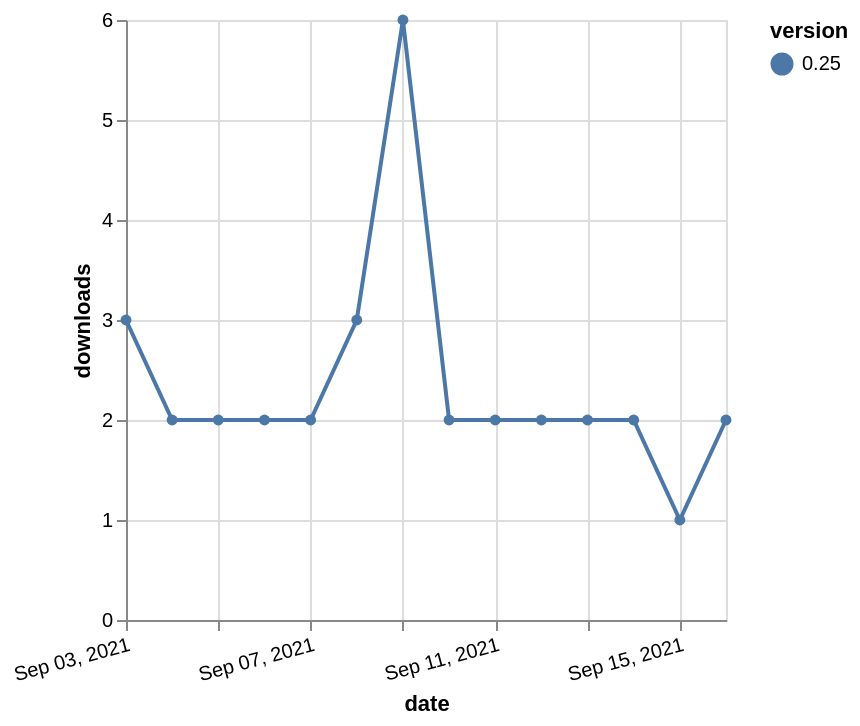

The Vega-Lite source for this figure:
### Vega-Lite specification from a JSON file in a GitHub repository (floating-point values rounded to 4 significant figures)
{"$schema": "https://vega.github.io/schema/vega-lite/v5.json", "description": "A simple bar chart with embedded data.", "data": {"values": [{"date": "2021-09-03", "total": 3612, "delta": 3, "version": "0.25"}, {"date": "2021-09-04", "total": 3614, "delta": 2, "version": "0.25"}, {"date": "2021-09-05", "total": 3616, "delta": 2, "version": "0.25"}, {"date": "2021-09-06", "total": 3618, "delta": 2, "version": "0.25"}, {"date": "2021-09-07", "total": 3620, "delta": 2, "version": "0.25"}, {"date": "2021-09-08", "total": 3623, "delta": 3, "version": "0.25"}, {"date": "2021-09-09", "total": 3629, "delta": 6, "version": "0.25"}, {"date": "2021-09-10", "total": 3631, "delta": 2, "version": "0.25"}, {"date": "2021-09-11", "total": 3633, "delta": 2, "version": "0.25"}, {"date": "2021-09-12", "total": 3635, "delta": 2, "version": "0.25"}, {"date": "2021-09-13", "total": 3637, "delta": 2, "version": "0.25"}, {"date": "2021-09-14", "total": 3639, "delta": 2, "version": "0.25"}, {"date": "2021-09-15", "total": 3640, "delta": 1, "version": "0.25"}, {"date": "2021-09-16", "total": 3642, "delta": 2, "version": "0.25"}]}, "width": "container", "mark": {"type": "line", "point": {"filled": true}}, "encoding": {"x": {"field": "date", "type": "temporal", "timeUnit": "yearmonthdate", "title": "date", "axis": {"labelAngle": -15}}, "y": {"field": "delta", "type": "quantitative", "title": "downloads"}, "color": {"field": "version", "type": "nominal"}, "tooltip": {"field": "delta"}}}
